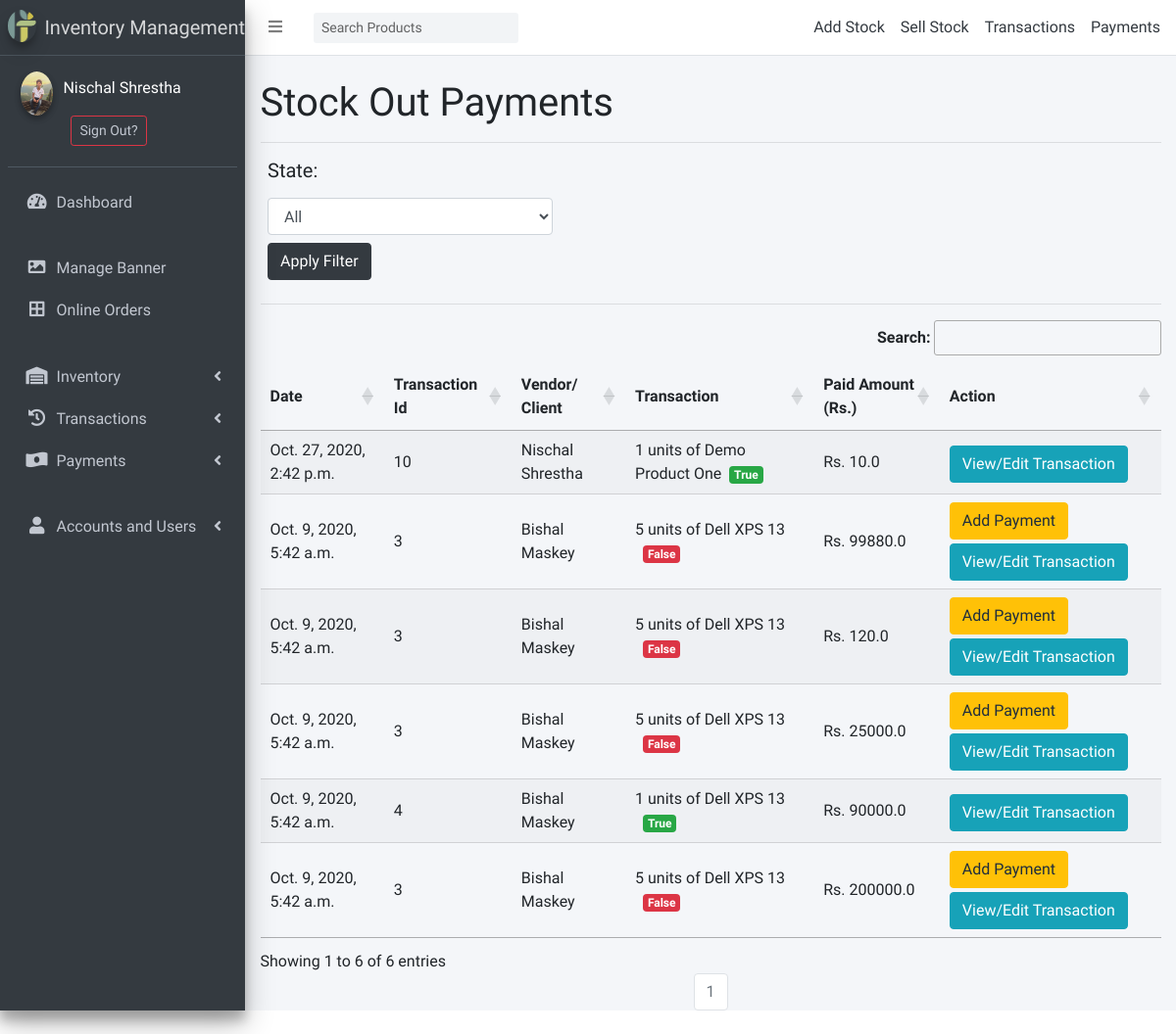
The page /inventory/payments/cr/ (signed in) on the database as committed earlier.
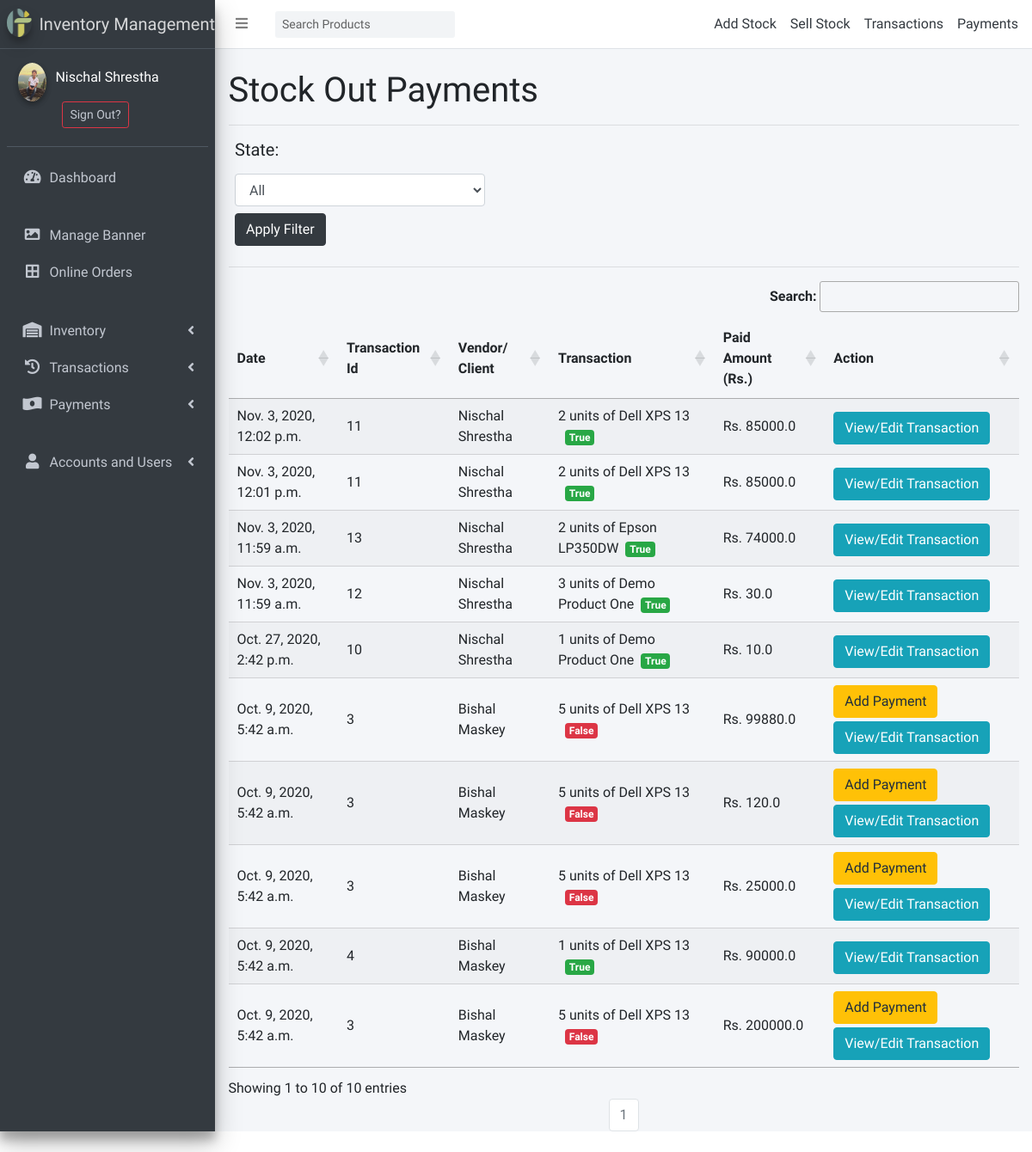
The same page on the database as committed later.
### accounts/models.py (models this page shows)
class User(AbstractBaseUser, PermissionsMixin):
    class Types(models.TextChoices):
        ADMIN = "ADMIN", "Admin"
        STAFF = "STAFF", "Staff"
        CUSTOMER = "CUSTOMER", "Customer"
    base_type = Types.CUSTOMER
    _type = models.CharField(
        _("Type"), max_length=50, choices=Types.choices, default=base_type
    )
    email = models.EmailField(max_length=254, unique=True)
    first_name = models.CharField(max_length=128)
    last_name = models.CharField(max_length=128)
    is_staff = models.BooleanField(default=False)
    is_superuser = models.BooleanField(default=False)
    is_active = models.BooleanField(default=True)
    last_login = models.DateTimeField(null=True, blank=True)
    date_joined = models.DateTimeField(auto_now_add=True)
    USERNAME_FIELD = 'email'
    EMAIL_FIELD = 'email'
    REQUIRED_FIELDS = ['first_name','last_name','_type']
    objects = UserManager()

### Userprofile/models.py (models this page shows, shortened)
class Profile(models.Model):
    user = models.OneToOneField(User, on_delete=models.CASCADE)
    mobile_num_regex = RegexValidator(regex="^[0-9]{9,15}$", message="Entered mobile number isn't in a right format!")
    contact = models.CharField(validators=[mobile_num_regex], max_length=13, blank=True, null=True)
    dp = models.ImageField(default='user.png',upload_to='profile_pics')

### inventory/models.py (models this page shows, shortened)
class Payment(models.Model):
    transaction = models.ForeignKey("inventory.Transaction", verbose_name=_("Payment For Transaction"), on_delete=models.CASCADE)
    amount = models.FloatField(_("Amount to add in Transaction"))
    date = models.DateTimeField(_("Date of Payment"), auto_now_add=True)
    base_payment = models.BooleanField(_("Is Base Payment"), default=False)
    class Meta:
        ordering = ['-date']

class Transaction(models.Model):
    class Types(models.TextChoices):
        STOCK_OUT = "STOCK OUT", "Stock Out"
        STOCK_IN = "STOCK IN", "Stock In"
    base_type = Types.STOCK_IN
    _type = models.CharField(
        _("Type"), max_length=50, choices=Types.choices, default=base_type
    )
    vendor_client = models.CharField(_("Vendor or Client"), max_length=240)
    item = models.ForeignKey("inventory.Item", verbose_name=_("Inventory Item"), on_delete=models.CASCADE)
    quantity = models.IntegerField(_("Quantity"), default=0)
    cost = models.FloatField(_("Cost Price Per Quantity Unit"), default=0)
    paid = models.FloatField(_("Paid Amount"), default = 0)
    remarks = models.TextField(_("Remarks on Deal"), null=True, blank=True)
    date = models.DateTimeField(_("Date of Transaction"), auto_now_add=True)
    balanced = models.BooleanField(_("Balanced"), editable = False)
    mobile_num_regex = RegexValidator(regex="^[0-9]{9,15}$", message="Entered mobile number isn't in a right format!")
    contact  = models.CharField(validators=[mobile_num_regex], max_length=13)
    class Meta:
        ordering = ['-date']
    def __str__(self):
        return f" {self.quantity} units of {self.item}"

class Item(models.Model):
    name = models.CharField(_("Product Name"),max_length = 240, unique = True)
    brand = models.CharField(_("Product Brand"), max_length = 50, null=True, blank=True)
    category = models.ForeignKey("inventory.Category", verbose_name=_("category"), on_delete=models.CASCADE, related_name='categories')
    description = models.TextField(_("Product Description"))
    image = models.ImageField(_("Product Image"), upload_to="product_images", height_field=None, width_field=None, max_length=None, default = 'image-not-available.jpg')
    cost_price = models.FloatField(_("Latest Cost Price"), default=0)
    quantity = models.IntegerField(_("Available Quantity"), default=0)
    selling_price = models.FloatField(_("Current Selling Price"), default=0)
    about_seller = models.TextField(_("About Seller"))
    def __str__(self):
        return self.name
    class Meta:
        ordering = ['name']

### inventory/views.py (the view)
# urls.py: path("payments/cr/", CreditPaymentListView.as_view(), name="cr-payments"),
class CreditPaymentListView(LoginRequiredMixin, UserPassesTestMixin, ListView):
    model = Payment
    context_object_name = 'payments'
    template_name = "inventory/dr-payments.html"
    paginate_by=50
    def test_func(self):
        return self.request.user._type in ['ADMIN', 'STAFF']
    def get_context_data(self, **kwargs):
        context = super().get_context_data(**kwargs)
        context["header"] = 'Stock Out Payments'
        context['title'] = "Payments Created for Stock Sold"
        return context
    def get_queryset(self):
        qs = super().get_queryset().filter(transaction___type="STOCK OUT")
        sts = self.request.GET.get('state')
        if sts=='balanced':
            qs = qs.filter(transaction__balanced=True)
        elif sts=='unbalanced':
            qs = qs.filter(transaction__balanced=False)
        return qs.order_by('-id')

### inventory/context_processors.py (called while the page is built)
def category(request):
    return {
        'categories': Category.objects.parents(),
        'cart_items': Order.objects.get_or_create(user=request.user, status='NO')[0].items.all().count() if request.user.is_authenticated else None,
        }

### inventory/models.py (called while the page is built)
    def parents(self):
        qs = super(CategoryManager, self).filter(parent = None)
        return qs

### templates/inventory/dr-payments.html (shortened to what this page needs)
{% extends 'partial/base.html' %}
{% block style %}
<link rel="stylesheet" type="text/css" href="https://cdn.datatables.net/1.10.22/css/jquery.dataTables.css">
{% endblock style %}
{% block content %}
<h1>{{header}}</h1><hr>
<form action="" method="get">
    <div class="col-md-4">
      <label for="inputState"><h5>State:</h5></label>
      <select id="inputState" class="form-control" name='state'>
        <option selected>All</option>
      </select>
    <input type="submit" class='my-2 btn btn-dark' value='Apply Filter'>
    </div>
</form>
<hr>
<table id="table_id" class="display">
    <thead>
        <tr>
            <th>Date</th>
            <th>Transaction Id</th>
            <th>Vendor/ Client</th>
            <th>Transaction</th>
            <th>Paid Amount (Rs.)</th>
            <th>Action</th>
        </tr>
    </thead>
    <tbody>
    {% for payment in payments %}
        <tr>
            <td>{{payment.date}}</td>
            <td>{{payment.transaction.id}}</td>
            <td>{{payment.transaction.vendor_client}}</td>
            <td>{{payment.transaction}}{% if payment.transaction.balanced %}<span class='ml-2 badge badge-success'>{% else %}<span class='ml-2 badge badge-danger'>{% endif %}{{payment.transaction.balanced}}</span></td>
            <td>Rs. {{payment.amount}}</td>
            <td>
                {% if payment.transaction.balanced %}
                    <a href="{% url 'inventory:transaction-update' payment.transaction.id%}" class="btn mt-1 btn-small btn-info">View/Edit Transaction</a>
                {% else %}
                    <a href="{% url 'inventory:quick-payment' payment.transaction.id%}" class="btn btn-small btn-warning">Add Payment</a>
                    <a href="{% url 'inventory:transaction-update' payment.transaction.id%}" class="btn mt-1 btn-small btn-info">View/Edit Transaction</a>
                {% endif %}
            </td>
        </tr>
    {% endfor %}
    </tbody>
</table>
{% include "partial/pagination.html" %}
{% endblock content %}

### templates/partial/base.html
{% extends 'inventory_side_base.html' %}

### templates/inventory_side_base.html (shortened to what this page needs)
{% load static %}
<!DOCTYPE html>
<html lang="en">
<head>
    {% block style %}
    {% endblock style %}
  <link rel="stylesheet" href="{% static 'plugins/fontawesome-free/css/all.min.css' %}">
  <link rel="stylesheet" href="{% static 'dist/css/adminlte.min.css' %}">
</head>
<body class="hold-transition sidebar-mini">
<div class="wrapper">
  <nav class="main-header navbar navbar-expand navbar-white navbar-light">
    <ul class="navbar-nav">
      <li class="nav-item">
        <a class="nav-link" data-widget="pushmenu" href="#" role="button"><i class="fas fa-bars"></i></a>
      </li>
    </ul>
    <form class="form-inline ml-3">
      <div class="input-group input-group-sm">
        <input class="form-control form-control-navbar" type="search" placeholder="Search Products" aria-label="Search" id='searchProductForm'>
      </div>
    </form>
    {% if user.is_authenticated %}
    <ul class="navbar-nav ml-auto d-none d-sm-none d-md-flex d-lg-flex">
      <li><a href="{% url 'inventory:add-stock' %}" class="m-2 text-dark">Add Stock</a></li>
      <li><a href="{% url 'inventory:sell-stock' %}" class='m-2 text-dark'>Sell Stock</a></li>
      <li><a href="{% url 'inventory:transactions-list' %}" class='m-2 text-dark'>Transactions</a></li>
      <li><a href="{% url 'inventory:payments-list' %}" class='m-2 text-dark'>Payments</a></li>
    </ul>
    {% endif %}
  </nav>
  {% include 'side_nav.html' %}
  <div class="content-wrapper">
  <br>
    <div class="content">
      <div class="container-fluid">
          {% block content %}
          {% endblock content %}
      </div>
    </div>
  </div>
</div>
</body>
</html>

### templates/side_nav.html (shortened to what this page needs)
{% load static %}
<aside class="main-sidebar sidebar-dark-primary elevation-4">
    <a href="/" class="brand-link">
      <img src="{% static '../media/favicon.png' %}" alt="IMS" class="brand-image img-circle elevation-3 ml-0"
           style="opacity: .8">
      <span class="brand-text font-weight-light">Inventory Management</span>
    </a>
    <div class="sidebar">
      <div class="user-panel mt-3 pb-3 mb-3 d-flex">
        {% if user.is_authenticated %}
          <div class="image">
            <img src="{{request.user.profile.dp.url}}" class="img-circle elevation-2" alt="User Image">
          </div>
          <div class="info">
          <a class="text-white mr-2" href="{% url 'profile' %}" id="navbarDropdown" role="button" aria-haspopup="true" aria-expanded="false">
            <p class="d-block">{{request.user.first_name}} {{request.user.last_name}}</p>
          </a>
          <a class="btn btn-sm btn-outline-danger" href="{% url 'account_logout' %}">Sign Out?</a>
        {% else %}
          <a class="btn mr-1 mb-1 btn-sm btn-outline-success text-light" href="{% url 'account_login' %}">Sign In</a>
          {% comment %} <a class="btn btn-sm mb-1 btn-warning text-dark" href="{% url 'account_signup' %}">Signup</a> {% endcomment %}
        {% endif %}
        </div>
      </div>
      <nav class="mt-2">
        <ul class="nav nav-pills nav-sidebar flex-column" data-widget="treeview" role="menu" data-accordion="false">
          <li class="nav-item">
            <a href="{% url 'main:admin-home' %}" class="nav-link">
              <i class="nav-icon fas fa-tachometer-alt active"></i>
              <p>
                Dashboard
              </p>
            </a>
          </li><br>
          <li class="nav-item">
            <a href="{% url 'inventory:carousels-list' %}" class="nav-link">
              <i class="nav-icon fas fa-image active"></i>
              <p>
                Manage Banner
              </p>
            </a>
          </li>
          <li class="nav-item">
            <a href="{% url 'inventory:orders-list' %}" class="nav-link">
              <i class="nav-icon fas fa-border-all active"></i>
              <p>
                Online Orders
              </p>
            </a>
          </li><br>
          {% if user.is_authenticated %}
          <li class="nav-item has-treeview menu-closed">
            <a href="#" class="nav-link">
              <i class="nav-icon fas fa-warehouse"></i>
              <p>
                Inventory
                <i class="right fas fa-angle-left"></i>
              </p>
            </a>
          </li>
          <li class="nav-item has-treeview menu-closed">
            <a href="#" class="nav-link">
              <i class="nav-icon fas fa-history"></i>
              <p>
                Transactions
                <i class="right fas fa-angle-left"></i>
              </p>
            </a>
          </li>
          <li class="nav-item has-treeview menu-closed">
            <a href="#" class="nav-link">
              <i class="nav-icon fas fa-money-bill-wave-alt"></i>
              <p>
                Payments
                <i class="right fas fa-angle-left"></i>
              </p>
            </a>
          </li>
          {% endif %}
          {% if user.is_staff %}
          <br>
          <li class="nav-item has-treeview menu-closed">
            <a href="#" class="nav-link">
              <i class="nav-icon fas fa-user"></i>
              <p>
                Accounts and Users
                <i class="right fas fa-angle-left"></i>
              </p>
            </a>
          </li>
          {% endif %}
        </ul>
      </nav>
    </div>
  </aside>

### templates/partial/pagination.html (shortened to what this page needs)
    <ul class="pagination justify-content-center mb-4">
        {% for num in page_obj.paginator.page_range %}
            {% if page_obj.number == num %}
            <li class="page-item disabled">
                <a class='page-link' href='?page={{ num }}'>{{ num }}</a>
            </li>
            {% elif num > page_obj.number|add:'-3' and num < page_obj.number|add:'3' %}
            <li class="page-item">
                <a class='page-link' href='?page={{ num }}'>{{ num }}</a>
            </li>
            {% endif %}
        {% endfor %}
    </ul>

Rows that differ between the two databases and show on the page:
added Payment: date "Nov. 3, 2020, 12:02 p.m.", transaction.id "11", transaction.vendor_client "Nischal Shrestha", transaction "2 units of Dell XPS 13", transaction.balanced "True", amount "85000.0", shows "View/Edit Transaction"
added Payment: date "Nov. 3, 2020, 12:01 p.m.", transaction.id "11", transaction.vendor_client "Nischal Shrestha", transaction "2 units of Dell XPS 13", transaction.balanced "True", amount "85000.0", shows "View/Edit Transaction"
added Payment: date "Nov. 3, 2020, 11:59 a.m.", transaction.id "13", transaction.vendor_client "Nischal Shrestha", transaction "2 units of Epson LP350DW", transaction.balanced "True", amount "74000.0", shows "View/Edit Transaction"
added Payment: date "Nov. 3, 2020, 11:59 a.m.", transaction.id "12", transaction.vendor_client "Nischal Shrestha", transaction "3 units of Demo Product One", transaction.balanced "True", amount "30.0", shows "View/Edit Transaction"
Other text that changed with them:
text written by a page script: "Search: Showing 1 to 6 of 6 entries" → "Search: Showing 1 to 10 of 10 entries"
